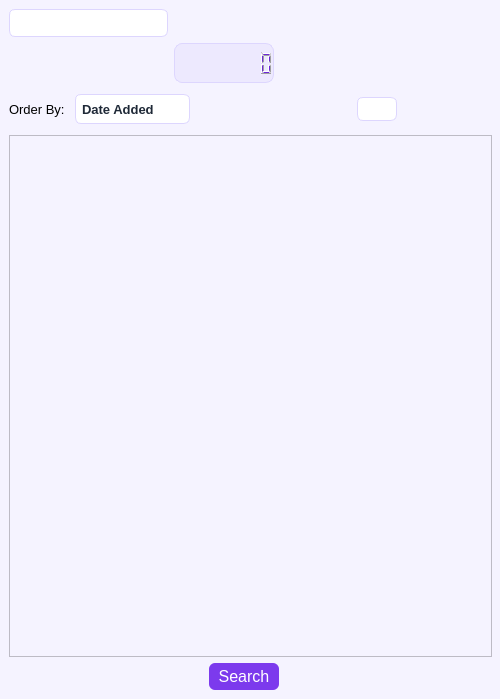
<?xml version="1.0" encoding="UTF-8"?>
<ui version="4.0">
 <class>AddressBook</class>
 <widget class="QMainWindow" name="AddressBook">
  <property name="geometry">
   <rect>
    <x>0</x>
    <y>0</y>
    <width>500</width>
    <height>699</height>
   </rect>
  </property>
  <property name="sizePolicy">
   <sizepolicy hsizetype="Expanding" vsizetype="Fixed">
    <horstretch>0</horstretch>
    <verstretch>0</verstretch>
   </sizepolicy>
  </property>
  <property name="minimumSize">
   <size>
    <width>500</width>
    <height>500</height>
   </size>
  </property>
  <property name="maximumSize">
   <size>
    <width>1980</width>
    <height>1080</height>
   </size>
  </property>
  <property name="font">
   <font>
    <family>Microsoft YaHei UI</family>
    <pointsize>10</pointsize>
    <bold>false</bold>
   </font>
  </property>
  <property name="windowTitle">
   <string>AddressBook</string>
  </property>
  <property name="windowIcon">
   <iconset theme="QIcon::ThemeIcon::AddressBookNew"/>
  </property>
  <property name="styleSheet">
   <string notr="true">background-color: #F5F3FF;
font-family: "Microsoft YaHei UI";
</string>
  </property>
  <property name="iconSize">
   <size>
    <width>24</width>
    <height>21</height>
   </size>
  </property>
  <property name="toolButtonStyle">
   <enum>Qt::ToolButtonStyle::ToolButtonIconOnly</enum>
  </property>
  <widget class="QWidget" name="centralwidget">
   <layout class="QGridLayout" name="gridLayout">
    <item row="3" column="11">
     <spacer name="horizontalSpacer">
      <property name="orientation">
       <enum>Qt::Orientation::Horizontal</enum>
      </property>
      <property name="sizeType">
       <enum>QSizePolicy::Policy::Minimum</enum>
      </property>
      <property name="sizeHint" stdset="0">
       <size>
        <width>100</width>
        <height>20</height>
       </size>
      </property>
     </spacer>
    </item>
    <item row="5" column="0" rowspan="2" colspan="13">
     <layout class="QHBoxLayout" name="horizontalLayout_2">
      <item>
       <widget class="QPushButton" name="pushButton_2">
        <property name="sizePolicy">
         <sizepolicy hsizetype="Fixed" vsizetype="Fixed">
          <horstretch>0</horstretch>
          <verstretch>0</verstretch>
         </sizepolicy>
        </property>
        <property name="minimumSize">
         <size>
          <width>70</width>
          <height>0</height>
         </size>
        </property>
        <property name="maximumSize">
         <size>
          <width>70</width>
          <height>16777215</height>
         </size>
        </property>
        <property name="font">
         <font>
          <pointsize>12</pointsize>
         </font>
        </property>
        <property name="styleSheet">
         <string notr="true">QPushButton {
    background-color: #7C3AED;
    color: #FFFFFF;
    border: none;
    border-radius: 6px;
    padding: 4px 8px;
}
QPushButton:hover {
    background-color: #6D28D9;
}
QPushButton:pressed {
    background-color: #5B21B6;
}</string>
        </property>
        <property name="text">
         <string>Search</string>
        </property>
       </widget>
      </item>
     </layout>
    </item>
    <item row="2" column="3">
     <widget class="QLCDNumber" name="lcdNumber">
      <property name="sizePolicy">
       <sizepolicy hsizetype="Fixed" vsizetype="Fixed">
        <horstretch>0</horstretch>
        <verstretch>0</verstretch>
       </sizepolicy>
      </property>
      <property name="minimumSize">
       <size>
        <width>100</width>
        <height>40</height>
       </size>
      </property>
      <property name="styleSheet">
       <string notr="true">background-color: #EDE9FE;
color: #6D28D9;
border: 1px solid #DDD6FE;
border-radius: 8px;
padding: 2px;</string>
      </property>
      <property name="digitCount">
       <number>8</number>
      </property>
     </widget>
    </item>
    <item row="3" column="4">
     <spacer name="horizontalSpacer_2">
      <property name="orientation">
       <enum>Qt::Orientation::Horizontal</enum>
      </property>
      <property name="sizeType">
       <enum>QSizePolicy::Policy::Fixed</enum>
      </property>
      <property name="sizeHint" stdset="0">
       <size>
        <width>100</width>
        <height>20</height>
       </size>
      </property>
     </spacer>
    </item>
    <item row="0" column="0" colspan="3">
     <widget class="QLabel" name="label_1">
      <property name="font">
       <font>
        <pointsize>12</pointsize>
       </font>
      </property>
      <property name="styleSheet">
       <string notr="true">background-color: #FFFFFF;
color: #1F2937;
border-radius: 6px;
padding: 4px 8px;
border: 1px solid #DDD6FE;</string>
      </property>
      <property name="text">
       <string/>
      </property>
     </widget>
    </item>
    <item row="3" column="10">
     <widget class="QPushButton" name="pushButton_1">
      <property name="sizePolicy">
       <sizepolicy hsizetype="Fixed" vsizetype="Fixed">
        <horstretch>0</horstretch>
        <verstretch>0</verstretch>
       </sizepolicy>
      </property>
      <property name="minimumSize">
       <size>
        <width>40</width>
        <height>0</height>
       </size>
      </property>
      <property name="maximumSize">
       <size>
        <width>40</width>
        <height>16777215</height>
       </size>
      </property>
      <property name="autoFillBackground">
       <bool>false</bool>
      </property>
      <property name="styleSheet">
       <string notr="true">QPushButton {
    background-color: #FFFFFF;
    border: 1px solid #DDD6FE;
    border-radius: 6px;
    padding: 4px;
}
QPushButton:hover {
    background-color: #EDE9FE;
    border-color: #7C3AED;
}
QPushButton:pressed {
    background-color: #DDD6FE;
}</string>
      </property>
      <property name="text">
       <string/>
      </property>
      <property name="icon">
       <iconset theme="QIcon::ThemeIcon::ViewRefresh"/>
      </property>
      <property name="iconSize">
       <size>
        <width>20</width>
        <height>20</height>
       </size>
      </property>
     </widget>
    </item>
    <item row="4" column="0" colspan="15">
     <widget class="QListWidget" name="listWidget">
      <property name="sizePolicy">
       <sizepolicy hsizetype="Expanding" vsizetype="Expanding">
        <horstretch>0</horstretch>
        <verstretch>0</verstretch>
       </sizepolicy>
      </property>
      <property name="minimumSize">
       <size>
        <width>178</width>
        <height>108</height>
       </size>
      </property>
      <property name="maximumSize">
       <size>
        <width>1980</width>
        <height>1080</height>
       </size>
      </property>
      <property name="baseSize">
       <size>
        <width>400</width>
        <height>400</height>
       </size>
      </property>
      <property name="contextMenuPolicy">
       <enum>Qt::ContextMenuPolicy::CustomContextMenu</enum>
      </property>
      <property name="autoScrollMargin">
       <number>14</number>
      </property>
      <property name="sortingEnabled">
       <bool>true</bool>
      </property>
     </widget>
    </item>
    <item row="3" column="0" colspan="2">
     <layout class="QHBoxLayout" name="horizontalLayout">
      <item>
       <widget class="QLabel" name="label_2">
        <property name="sizePolicy">
         <sizepolicy hsizetype="Expanding" vsizetype="Fixed">
          <horstretch>0</horstretch>
          <verstretch>0</verstretch>
         </sizepolicy>
        </property>
        <property name="minimumSize">
         <size>
          <width>60</width>
          <height>40</height>
         </size>
        </property>
        <property name="maximumSize">
         <size>
          <width>60</width>
          <height>40</height>
         </size>
        </property>
        <property name="font">
         <font>
          <pointsize>10</pointsize>
         </font>
        </property>
        <property name="text">
         <string>Order By:</string>
        </property>
       </widget>
      </item>
      <item>
       <widget class="QComboBox" name="comboBox">
        <property name="sizePolicy">
         <sizepolicy hsizetype="Expanding" vsizetype="Fixed">
          <horstretch>0</horstretch>
          <verstretch>0</verstretch>
         </sizepolicy>
        </property>
        <property name="minimumSize">
         <size>
          <width>115</width>
          <height>30</height>
         </size>
        </property>
        <property name="maximumSize">
         <size>
          <width>150</width>
          <height>30</height>
         </size>
        </property>
        <property name="font">
         <font>
          <pointsize>10</pointsize>
          <italic>false</italic>
          <bold>true</bold>
          <underline>false</underline>
         </font>
        </property>
        <property name="mouseTracking">
         <bool>true</bool>
        </property>
        <property name="sizeAdjustPolicy">
         <enum>QComboBox::SizeAdjustPolicy::AdjustToContents</enum>
        </property>
        <property name="layoutDirection">
         <enum>Qt::LayoutDirection::LeftToRight</enum>
        </property>
        <property name="autoFillBackground">
         <bool>false</bool>
        </property>
        <property name="styleSheet">
         <string notr="true">QComboBox {
    background-color: #FFFFFF;
    color: #1F2937;
    border: 1px solid #DDD6FE;
    border-radius: 6px;
    padding: 2px 6px;
    selection-background-color: #EDE9FE;
    selection-color: #6D28D9;
}
QComboBox:hover {
    border-color: #7C3AED;
}
QComboBox::drop-down {
    border: none;
}
</string>
        </property>
        <property name="currentText">
         <string>Date Added</string>
        </property>
        <property name="insertPolicy">
         <enum>QComboBox::InsertPolicy::InsertAfterCurrent</enum>
        </property>
        <item>
         <property name="text">
          <string>Date Added</string>
         </property>
        </item>
        <item>
         <property name="text">
          <string>Name A-Z</string>
         </property>
        </item>
       </widget>
      </item>
     </layout>
    </item>
   </layout>
  </widget>
 </widget>
 <resources/>
 <connections/>
</ui>
